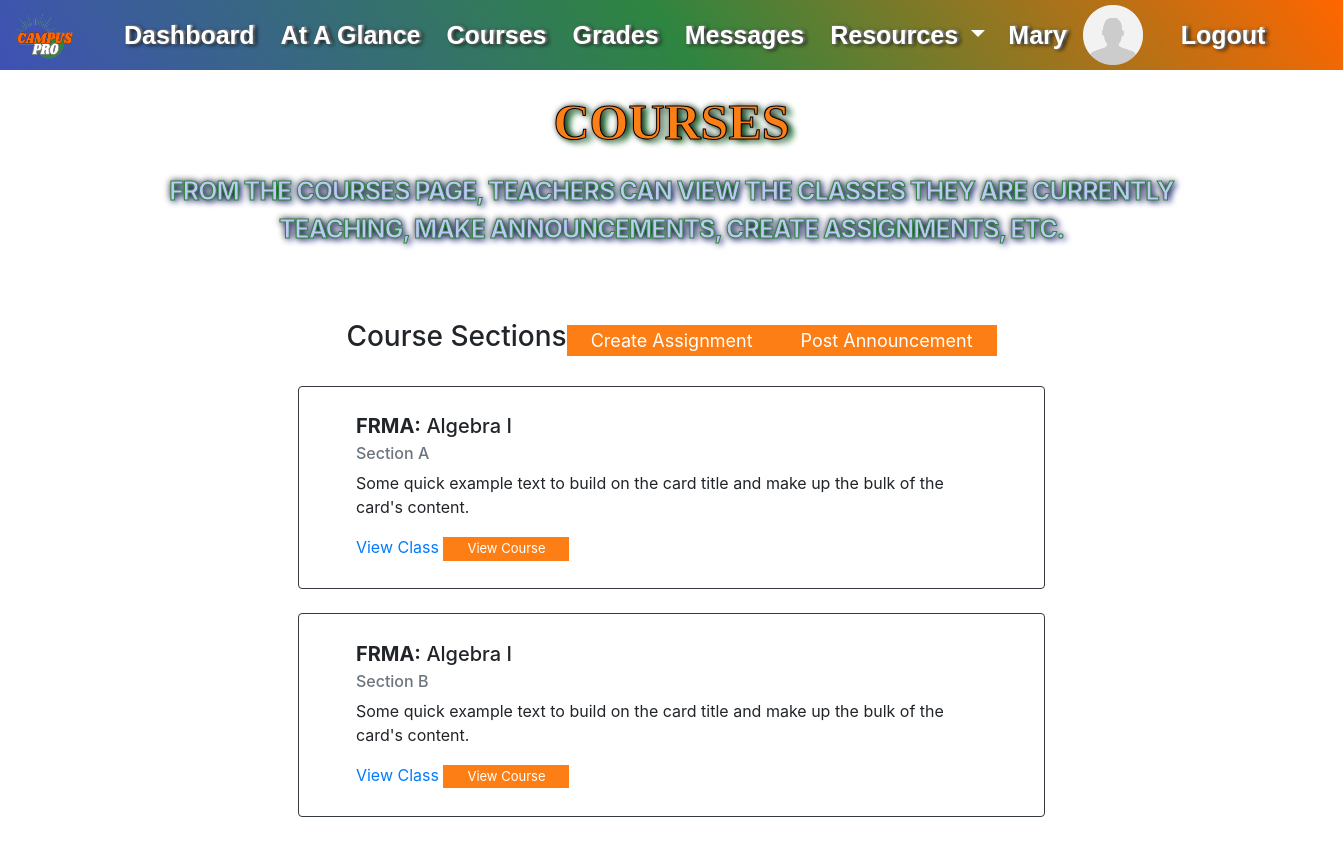
Page /faculty/teacher-courses (signed in) on the committed database.
### website/models.py (models this page shows)
class User(db.Model, UserMixin):
    id = db.Column(db.Integer, primary_key=True)
    first_name = db.Column(db.String(50), nullable=False)
    last_name = db.Column(db.String(50), nullable=False)
    address = db.Column(db.String(100), nullable=False)
    city = db.Column(db.String(50), nullable=False)
    zip_code = db.Column(db.Integer, nullable=False)
    state = db.Column(db.String(50))
    email = db.Column(db.String(100), nullable=False, unique=True)
    phone_number = db.Column(db.String(15), nullable=False, unique=True)
    password = db.Column(db.String(20), nullable=False)
    permissions = db.Column(db.Integer, None)
    teacher_section = db.relationship('Course', backref='section_teacher')
    current_courses = db.relationship('Course', secondary=user_course, backref='enrolled_students')  # When a class is added, this field will store the Courses.id

class Course(db.Model):
   id = db.Column(db.Integer, primary_key=True)
   course_name = db.Column(db.String(50))
   course_abbr = db.Column(db.String(10))
   section = db.Column(db.String)                          # SUFFIX TO BE JOINED WITH COURSE_ABBR (A, B, C)
   course_code = db.Column(db.String(20), unique=True)     # Unique value in an f-string -- "course_abbr-section"
   seats = db.Column(db.Integer)
   teacher = db.Column(db.String(50))
   year = db.Column(db.String(20)) # EX. 2023-2024 SINCE SCHOOL YEAR GOES FROM AUGUST-MAY
   total_grade = db.Column(db.String(5), nullable=True)    # Will need some logic to calculate(get values for each User.Assignments.grade / number of assignmnets)
   teacher_id = db.Column('teacher_id', db.Integer, db.ForeignKey('user.id'))
   assignments = db.relationship('Assignment', backref='course') #Creates the invisible "course" column in the Assignment table

### website/views.py (the view)
@views.route('/faculty/teacher-courses', methods=['GET', 'POST'])
@login_required
def faculty_courses():
    user = User.query.filter(User.id == current_user.id).first()
    courses = Course.query.filter(Course.section_teacher == user).all()
    if request.method == 'POST':
        viewCourse = request.form['view-course']
        return redirect(url_for('views.course_homepage', course=viewCourse))
    return render_template("teach_courses.html", current_user=current_user, courses=courses)

### website/templates/teach_courses.html (shortened to what this page needs)
{% extends "_template_base.html" %}{% block title %}Courses{% endblock %}
{% block content %}
<h1 class="student-title">Courses</h1>
<p class="h4 student-subtitle">
  From the courses page, teachers can view the classes they are currently teaching, make announcements, create assignments, etc.
</p>
<div class="px=4 d-flex justify-content-center">
  <h3>Course Sections</h3>
  <button
    class="button button-register border-dark"
    style="background-color: #fd7e14; margin: auto;"
    type="button"
    id="create_crs_btn"
    name="create_crs_btn"
    onclick="show_create_assignment()">
    Create Assignment
  </button>
  <button
    class="button button-register border-dark"
    style="background-color: #fd7e14; margin: auto;"
    type="button"
    id="create_crs_btn"
    name="create_crs_btn"
    onclick="show_create_announcement()">
    Post Announcement
  </button>
</div>
<br>
<div class="container-template">
  {% for course in courses %}
        <form method="POST">
          <div class="card border-dark" style="padding: 1% 5%;">
            <div class="card-body">
              <h5 class="card-title"><b>{{course.course_abbr}}:</b> {{course.course_name}}</h5>
              <h6 class="card-subtitle mb-2 text-muted" style="text-transform: capitalize;">Section {{course.section}}</h6>
              <p class="card-text">Some quick example text to build on the card title and make up the bulk of the card's content.</p>
              <a href='/course-homepage/<int:id>' class="card-link">View Class</a>
              <button
                class="button button-register"
                style="background-color: #fd7e14; margin: auto; font-size: small;"
                type="submit"
                id="view-course"
                name="view-course"
                value="{{course.course_code}}">
                View Course
              </button>
            </div>
          </div>
        </form>
        <br>
  {% endfor %}
</div>
<br>
<br>
{% endblock %}

### website/templates/_template_base.html (shortened to what this page needs)
<!DOCTYPE html>
<html>
  <head>
    <link
      rel="stylesheet"
      href="https://stackpath.bootstrapcdn.com/bootstrap/4.4.1/css/bootstrap.min.css"
    />
    <link
      rel="stylesheet"
      href="https://stackpath.bootstrapcdn.com/font-awesome/4.7.0/css/font-awesome.min.css"
    />
    <link rel="stylesheet" type="text/css" href="{{ url_for('static', filename='css/styles.css') }}">
  </head>
  <body>
    <div id="grad">
      <nav class="navbar navbar-expand-lg">
        {% if current_user.is_authenticated %}
          <a class="navbar-brand" href="/">
            <img class="navbar-logo" src="{{ url_for('static', filename='assets/CampusProLogo.png') }}" alt="Navbar Logo">
          </a>
        {% else %}
          <a class="navbar-brand" href="/">
            <img class="navbar-logo" src="{{ url_for('static', filename='assets/CampusProLogo.png') }}" alt="Navbar Logo">
            <img class="header-logo" src="{{ url_for('static', filename='assets/header.png') }}" alt="Header Logo">
          </a>
        {% endif %}
          <div class="container1">
        <div class="collapse navbar-collapse" id="navbar">
            {% if current_user.is_authenticated %}
              {% if current_user.permissions == 0 %}
                <ul class="navbar-nav ml-auto" style="list-style-type: none;">
                  <li class="nav-item active">
                    <a class="nav-link" href="/admin/dash" style="color: #ffffff;">Dashboard <span class="sr-only">(current)</span></a>
                  </li>
                  <li class="nav-item">
                    <a class="nav-link" href="/admin/manage_users" style="color: #ffffff;">Manage Users</a>
                  </li>
                  <li class="nav-item">
                    <a class="nav-link" href="/admin/manage_courses" style="color: #ffffff;">Manage Courses</a>
                  </li>
                  <li class="nav-item">
                    <a class="nav-link" href="#" style="color: #ffffff;">Reporting</a>
                  </li>
                  <li class="nav-item">
                    <a class="nav-link" href="#" style="color: #ffffff;">Messages</a>
                  </li>
                  <li class="nav-item dropdown">
                    <a class="nav-link dropdown-toggle" href="#" style="color: #ffffff;"
                      id="navbarDropdownMenuLink" data-toggle="dropdown" aria-haspopup="true"
                      aria-expanded="false">
                      Resources
                    </a>
                    <div class="dropdown-menu" aria-labelledby="navbarDropdownMenuLink">
                      <a class="dropdown-item" href="/student/course-register">Registration</a>
                      <a class="dropdown-item" href="#">Email</a>
                      <a class="dropdown-item" href="/faculty-directory/">Faculty Directory</a>
                    </div>
                  </li>
                </ul>
                <div class="container2" style="display: flex; justify-content: flex-end;">
                  <ul class="navbar-nav ml-auto" style="list-style-type: none;">
                    <li style="margin-left: 15px; margin-right: 0%;">
                      <a class="navbar navbar-brand" href="/user-profile/" style="color: #ffffff;">{{current_user.first_name}}</a>
                    </li>
                    <li style="margin-left: 0%;">
                      <img class="profile-pic" href="/user-profile/"
                        src="{{ url_for('static', filename='assets/gen_profile_pic.png') }}"
                        alt="Profile Picture">
                    </li>
                    <li class="nav-item">
                      <a class="nav-link" href="/logout" style="color: #ffffff; margin-left: 20px;">Logout</a>
                    </li>
                  </ul>
                </div>
              {% elif current_user.permissions == 2 %}
                <ul class="navbar-nav ml-auto" style="list-style-type: none;">
                  <li class="nav-item active">
                    <a class="nav-link" href="/faculty/teacher-dash" style="color: #ffffff;">Dashboard <span class="sr-only">(current)</span></a>
                  </li>
                  <li class="nav-item">
                    <a class="nav-link" href="#" style="color: #ffffff;">At A Glance</a>
                  </li>
                  <li class="nav-item">
                    <a class="nav-link" href="/faculty/teacher-courses" style="color: #ffffff;">Courses</a>
                  </li>
                  <li class="nav-item">
                    <a class="nav-link" href="#" style="color: #ffffff;">Grades</a>
                  </li>
                  <li class="nav-item">
                    <a class="nav-link" href="#" style="color: #ffffff;">Messages</a>
                  </li>
                  <li class="nav-item dropdown">
                    <a class="nav-link dropdown-toggle" href="#" style="color: #ffffff;"
                      id="navbarDropdownMenuLink" data-toggle="dropdown" aria-haspopup="true"
                      aria-expanded="false">
                      Resources
                    </a>
                  </li>
                </ul>
                <div class="container2" style="display: flex; justify-content: flex-end;">
                  <ul class="navbar-nav ml-auto" style="list-style-type: none;">
                    <li style="margin-left: 15px; margin-right: 0%;">
                      <a class="navbar navbar-brand" href="#" style="color: #ffffff;">{{current_user.first_name}}</a>
                    </li>
                    <li style="margin-left: 0%;">
                      <img class="profile-pic"
                          src="{{ url_for('static', filename='assets/gen_profile_pic.png') }}"
                          alt="Profile Picture">
                    </li>
                    <li class="nav-item">
                      <a class="nav-link" href="/logout" style="color: #ffffff; margin-left: 20px;">Logout</a>
                    </li>
                  </ul>
                </div>
              {% endif %}
            {% endif %}
        </div>
      </div>
    </nav>
  </div>
    <div class="container-template">{% block content %} {% endblock %}</div>
  </body>
</html>

### website/static/css/styles.css (style rules this page uses)
#grad { background-image: linear-gradient(55deg, #3F51B5, #2E8540, #FF6600); }
.navbar { width: 100%; font-family: "Montserrat", "Arial", sans-serif; font-size: 25px; line-height: 35px; font-weight: bold; text-shadow: 3px 1px 4px #000, 2px 0 2px #fff; white-space: nowrap; padding: 0; }
.container1 { width: 100%; margin: 0%; padding: 0%; justify-items: left; }
.container2 { width: 100%; margin-right: 40px; padding-right: 20px; justify-items: right; }
.container-template { width: 80%; margin: auto; justify-items: center; }
.navbar-brand { display: flex; align-items: center; }
.profile-pic { width: 60px; height: 60px; padding: 0; margin-left: 0px; }
.navbar-logo { width: 70px; height: 60px; padding: 0; margin-right: 10px; margin-left: 10px; }
a.nav-link { padding: 0px; }
.navbar-nav { align-items: center; }
.nav-item { margin-left: 10px; }
body { padding-bottom: 50px; }
h1 { text-align:center; color:#3F51B5 }
.button { background-color: #4CAF50; border: none; color: white; padding: 2px 24px; text-align: center; text-decoration: none; display: inline-block; font-size: 18px; margin-left: 5%; transition-duration: 0.4s; cursor: pointer; }
.student-title { font-size: 50px; font-weight: bold; color: #fd7e14; font-family: cursive; margin: 10px 0px 20px; text-transform: uppercase; text-shadow: 1px 0 6px #000, 6px 3px 6px #2E8540; margin: 22px 0px 20px; text-align: center; line-height: 60px; -webkit-text-stroke: 1px black; }
.student-subtitle { font-size: 25px; font-weight: bold; letter-spacing: -1px; color: #bec7f7; text-transform: uppercase; text-shadow: 0 0 7px #000, 3px 2px 6px #3F51B5, 3px 2px 5px #fff; margin: 15px 0px 20px; text-align: center; line-height: 38px; -webkit-text-stroke: 1px #2E8540; }

### rows in the picture
User: first_name "Mary"
Course: course_abbr "FRMA", course_name "Algebra I", section "A"
Course: course_abbr "FRMA", course_name "Algebra I", section "B"
